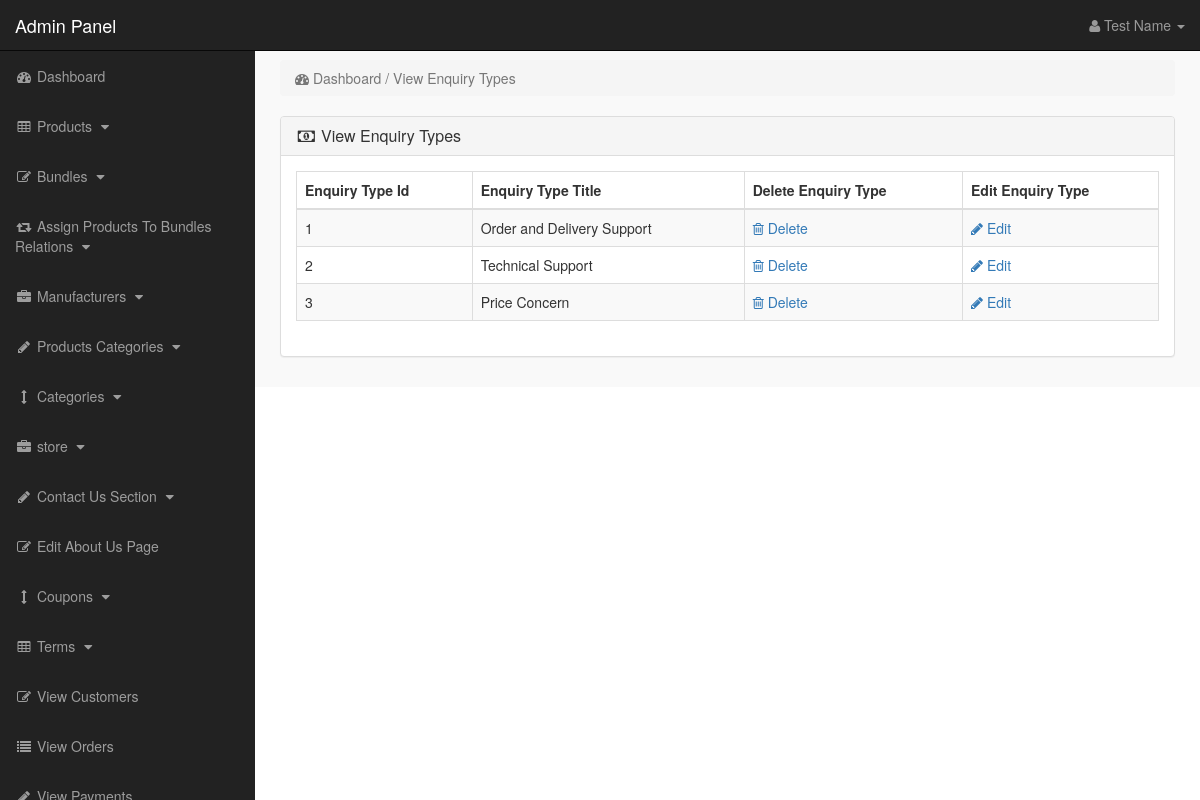
The app's page /admin_area/index.php?view_enquiry (signed in) with its own data.
### tables this page shows
CREATE TABLE `enquiry_types` (
  `enquiry_id` int(10) NOT NULL,
  `enquiry_title` varchar(255) NOT NULL
);

### admin_area/view_enquiry.php (the view)
<?php
if(!isset($_SESSION['admin_email'])){
echo "<script>window.open('login.php','_self')</script>";
}
else {
?>
<div class="row" >
<div class="col-lg-12" >
<ol class="breadcrumb">
<li class="active">
<i class="fa fa-dashboard" ></i> Dashboard / View Enquiry Types
</li>
</ol>
</div>
</div>
<div class="row">
<div class="col-lg-12">
<div class="panel panel-default">
<div class="panel-heading">
<h3 class="panel-title">
<i class="fa fa-money fa-fw"></i> View Enquiry Types
</h3>
</div>
<div class="panel-body">
<div class="table-responsive">
<table class="table table-bordered table-hover table-striped">
<thead>
<tr>
<th>Enquiry Type Id</th>
<th>Enquiry Type Title</th>
<th>Delete Enquiry Type</th>
<th>Edit Enquiry Type</th>
</tr>
</thead>
<tbody>
<?php
$i = 0;
$get_enquiry_types = "select * from enquiry_types";
$run_enquiry_types = mysqli_query($con,$get_enquiry_types);
while($row_enquiry_types = mysqli_fetch_array($run_enquiry_types)){
$enquiry_id = $row_enquiry_types['enquiry_id'];
$enquiry_title = $row_enquiry_types['enquiry_title'];
$i++;
?>
<tr>
<td> <?php echo $i; ?> </td>
<td> <?php echo $enquiry_title; ?> </td>
<td>
<a href="index.php?delete_enquiry=<?php echo $enquiry_id; ?>">
<i class="fa fa-trash-o"> </i> Delete
</a>
</td>
<td>
<a href="index.php?edit_enquiry=<?php echo $enquiry_id; ?>">
<i class="fa fa-pencil"> </i> Edit
</a>
</td>
</tr>
<?php } ?>
</tbody>
</table>
</div>
</div>
</div>
</div>
</div>
<?php } ?>

### admin_area/includes/sidebar.php (shortened to what this page needs)
<?php
if(!isset($_SESSION['admin_email'])){
echo "<script>window.open('login.php','_self')</script>";
}
else {
?>
<nav class="navbar navbar-inverse navbar-fixed-top" >
<div class="navbar-header" >
<a class="navbar-brand" href="index.php?dashboard" >Admin Panel</a>
</div>
<ul class="nav navbar-right top-nav" >
<li class="dropdown" >
<a href="#" class="dropdown-toggle" data-toggle="dropdown" >
<i class="fa fa-user" ></i>
<?php echo $admin_name; ?> <b class="caret" ></b>
</a>
</li>
</ul>
<div class="collapse navbar-collapse navbar-ex1-collapse">
<ul class="nav navbar-nav side-nav">
<li>
<a href="index.php?dashboard">
<i class="fa fa-fw fa-dashboard"></i> Dashboard
</a>
</li>
<li>
<a href="#" data-toggle="collapse" data-target="#products">
<i class="fa fa-fw fa-table"></i> Products
<i class="fa fa-fw fa-caret-down"></i>
</a>
</li>
<li>
<a href="#" data-toggle="collapse" data-target="#bundles">
<i class="fa fa-fw fa-edit"></i> Bundles
<i class="fa fa-fw fa-caret-down"></i>
</a>
</li>
<li>
<a href="#" data-toggle="collapse" data-target="#relations">
<i class="fa fa-fw fa-retweet"></i> Assign Products To Bundles Relations
<i class="fa fa-fw fa-caret-down"></i>
</a>
</li>
<li>
<a href="#" data-toggle="collapse" data-target="#manufacturers">
<i class="fa fa-fw fa-briefcase"></i> Manufacturers
<i class="fa fa-fw fa-caret-down"></i>
</a>
</li>
<li>
<a href="#" data-toggle="collapse" data-target="#p_cat">
<i class="fa fa-fw fa-pencil"></i> Products Categories
<i class="fa fa-fw fa-caret-down"></i>
</a>
</li>
<li>
<a href="#" data-toggle="collapse" data-target="#cat">
<i class="fa fa-fw fa-arrows-v"></i> Categories
<i class="fa fa-fw fa-caret-down"></i>
</a>
</li>
<li>
<a href="#" data-toggle="collapse" data-target="#store">
<i class="fa fa-fw fa-briefcase"></i> store
<i class="fa fa-fw fa-caret-down"></i>
</a>
</li>
<li>
<a href="#" data-toggle="collapse" data-target="#contact_us">
<i class="fa fa-fw fa-pencil"> </i> Contact Us Section
<i class="fa fa-fw fa-caret-down"></i>
</a>
</li>
<li>
<a href="index.php?edit_about_us">
<i class="fa fa-fw fa-edit"></i> Edit About Us Page
</a>
</li>
<li>
<a href="#" data-toggle="collapse" data-target="#coupons">
<i class="fa fa-fw fa-arrows-v"></i> Coupons
<i class="fa fa-fw fa-caret-down"></i>
</a>
</li>
<li>
<a href="#" data-toggle="collapse" data-target="#terms" >
<i class="fa fa-fw fa-table"></i> Terms
<i class="fa fa-fw fa-caret-down"></i>
</a>
</li>
<li>
<a href="index.php?view_customers">
<i class="fa fa-fw fa-edit"></i> View Customers
</a>
</li>
<li>
<a href="index.php?view_orders">
<i class="fa fa-fw fa-list"></i> View Orders
</a>
</li>
<li>
<a href="index.php?view_payments">
<i class="fa fa-fw fa-pencil"></i> View Payments
</a>
</li>
</ul>
</div>
</nav>
<?php } ?>

### admin_area/css/style.css (style rules this page uses)
body { margin-top:100px; }
@media (min-width: 768px) { body { margin-top:50px; } }
.top-nav { padding:0 15px; }
.top-nav>li { display:inline-block; float:left; }
.top-nav>li>a { padding-top:15px; padding-bottom:15px; line-height:20px; color:#999; }
@media (min-width: 768px) { .side-nav { position:fixed; top:51px; width:255px; border-radius:0; overflow-y:auto; background-color: #222; bottom:0; overflow-x:hidden; padding-bottom:40px; } }
@media (min-width: 768px) { .side-nav>li>a { width:255px; } }
.panel-body { border-radius:5px; }

### records on screen
enquiry_types: enquiry_title "Order and Delivery Support"
enquiry_types: enquiry_title "Technical Support"
enquiry_types: enquiry_title "Price Concern"

### other values on screen
$admin_name "Test Name"
